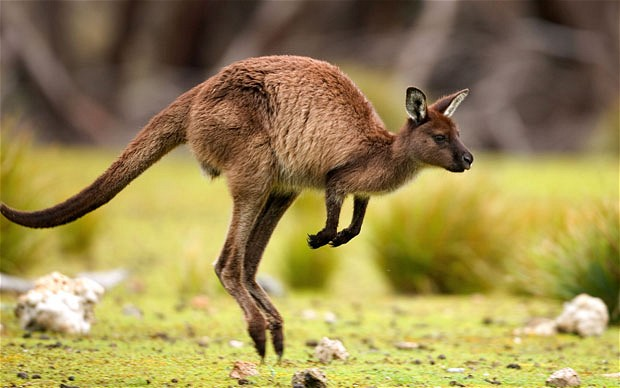
#> input picture CV/project-2/animals/kangaroo.jpg, 620 x 388 px
$ python hybrid.py animals/kangaroo.jpg animals/lion.jpg
#> lines starting #> are read from the running program, lines starting #| are printed output that depends on the picture
#!/usr/bin/env python

from PIL import Image
from matplotlib.pyplot import imsave

import numpy as np
import sys
import os


def main(low_file, high_file):
#> called with low_file = 'animals/kangaroo.jpg', high_file = 'animals/lion.jpg'
    dir = os.path.realpath(os.path.dirname(low_file))
    low_name, ext = os.path.splitext(os.path.basename(low_file))
    high_name, _ = os.path.splitext(os.path.basename(high_file))

    low_img = Image.open(low_file).convert("L")
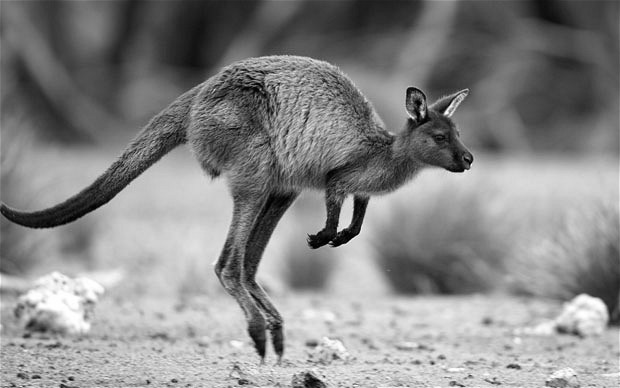
#> low_img: PIL image 620x388 L; min 0, max 255, mean 134.8
    high_img = Image.open(high_file).convert("L")
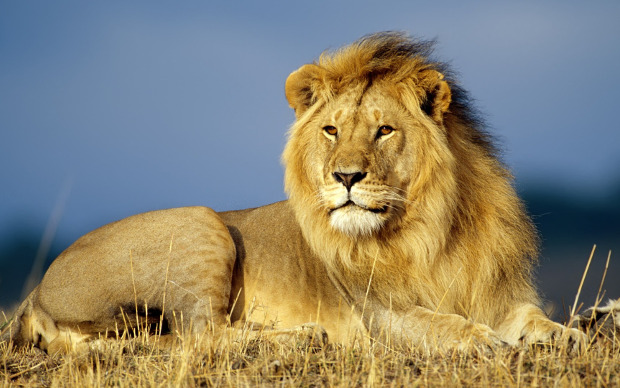
#> input picture CV/project-2/animals/lion.jpg, 620 x 388 px
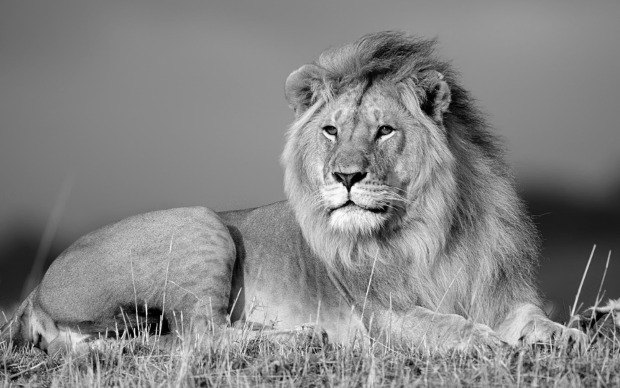
#> high_img: PIL image 620x388 L; min 0, max 253, mean 132.1

    low_fft = np.fft.fftshift(np.fft.fft2(low_img))
    high_fft = np.fft.fftshift(np.fft.fft2(high_img))

    # Clear out a 2rh*2rh section from the center of the FFT of the high pass
    # image and paste in the 2rl*2rl center from the low pass image
    center = (int(low_fft.shape[0] / 2), int(low_fft.shape[1] / 2))
#> center = (194, 310)
    cx = center[0]
#> cx = 194
    cy = center[1]
#> cy = 310
    rl = 23
    rh = 28
    cll = cx - rl
#> cll = 171
    clh = cx - rh
#> clh = 166
    crl = cx + rl
#> crl = 217
    crh = cx + rh
#> crh = 222
    cbl = cy - rl
#> cbl = 287
    cbh = cy - rh
#> cbh = 282
    ctl = cy + rl
#> ctl = 333
    cth = cy + rh
#> cth = 338

    # Start with high pass FFT
    hybrid_fft = high_fft

    # Clear out the center
    hybrid_fft[clh:crh, cbh:cth] = 0

    # Paste a smaller section into the cleared out center
    hybrid_fft[cll:crl, cbl:ctl] = low_fft[cll:crl, cbl:ctl]

    hybrid = np.abs(np.fft.ifft2(hybrid_fft))
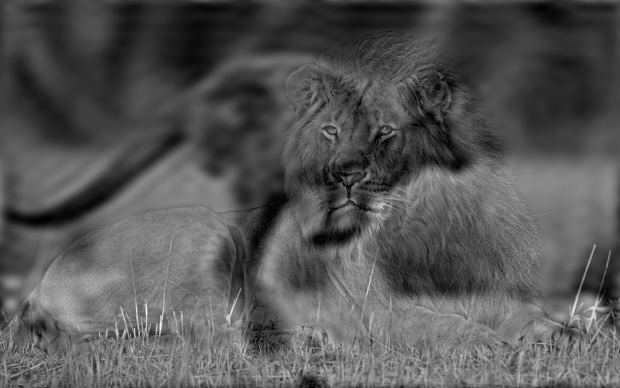
#> hybrid: shape (388, 620) float64; min 0.262, max 400.5, mean 134.9; drawn with min black and max white

    imsave("{}/{}-{}{}".format(dir, low_name, high_name, ext), hybrid,
           cmap="binary")
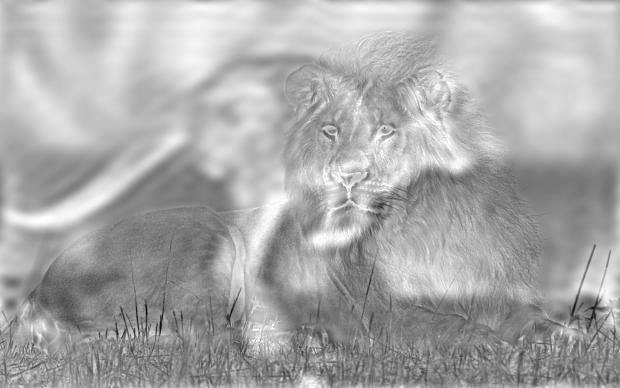
#> saved as kangaroo-lion.jpg: shape (388, 620, 3); min 0, max 255, mean 169.3

    imsave("{}/{}-{}-fft{}".format(dir, low_name, high_name, ext),
           np.log(np.abs(hybrid_fft)))


if __name__ == "__main__":
    if len(sys.argv) >= 3:
        main(sys.argv[1], sys.argv[2])
